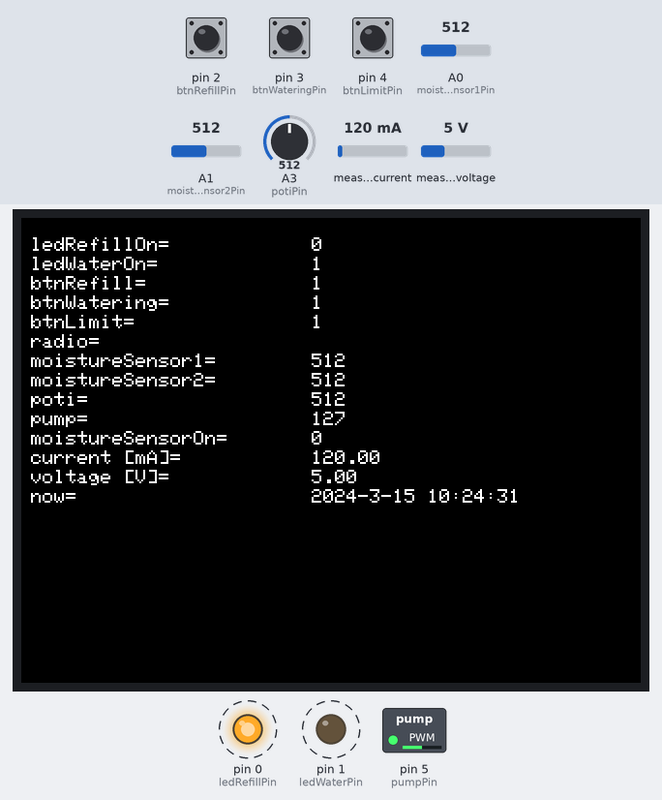
Bench run of a program on a simulated Arduino Uno, built with avr-gcc and run on an emulated ATmega328P. Shown: 320×240 colour display, switched loads named in the program (green lamp = pin HIGH), output pins drawn as LEDs (lit = HIGH). Dashed ring = blinking. Inputs (shaded band) come from the test bench; at power-on: A3 (potiPin) = 512, measured current 120 mA, A0 (moistureSensor1Pin) = 512, A1 (moistureSensor2Pin) = 512, pin 2 (btnRefillPin) HIGH, pin 3 (btnWateringPin) HIGH, pin 4 (btnLimitPin) HIGH, measured voltage 5 V. The local clock reads 2024-03-15 10:24:30 at power-on unless the program sets it; no radio packets arrive unless stated; pins used as bus, display or sensor lines are not drawn.

Above: at 1.4 s.
1.5 s: A3 (potiPin) set to 716
At 1.69 s:
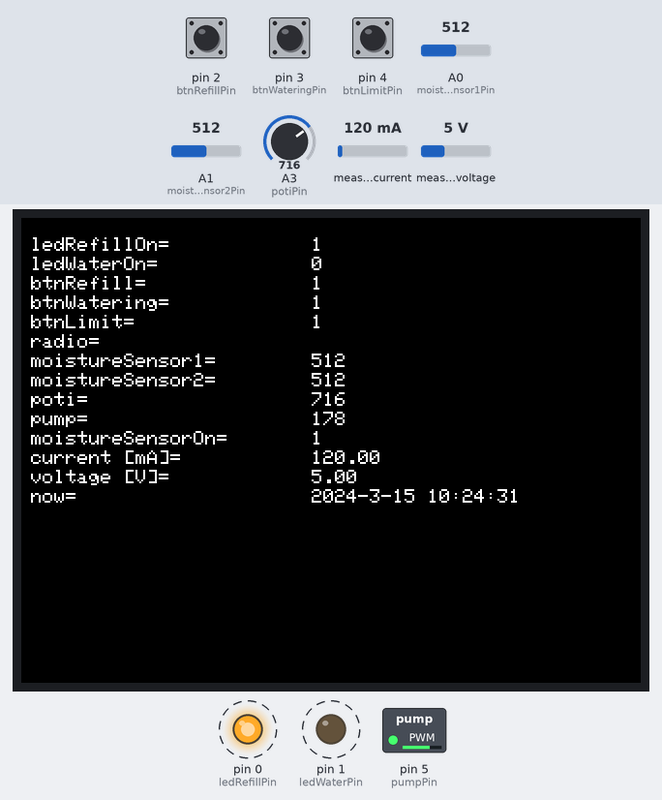
3.9 s: A3 (potiPin) set to 992
At 4.21 s:
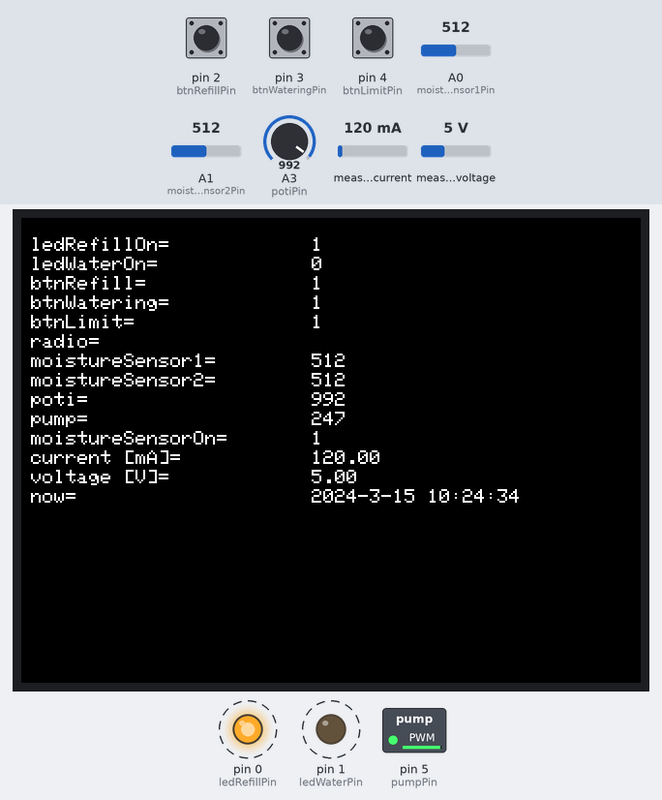
6.5 s: A3 (potiPin) set to 30
At 6.74 s:
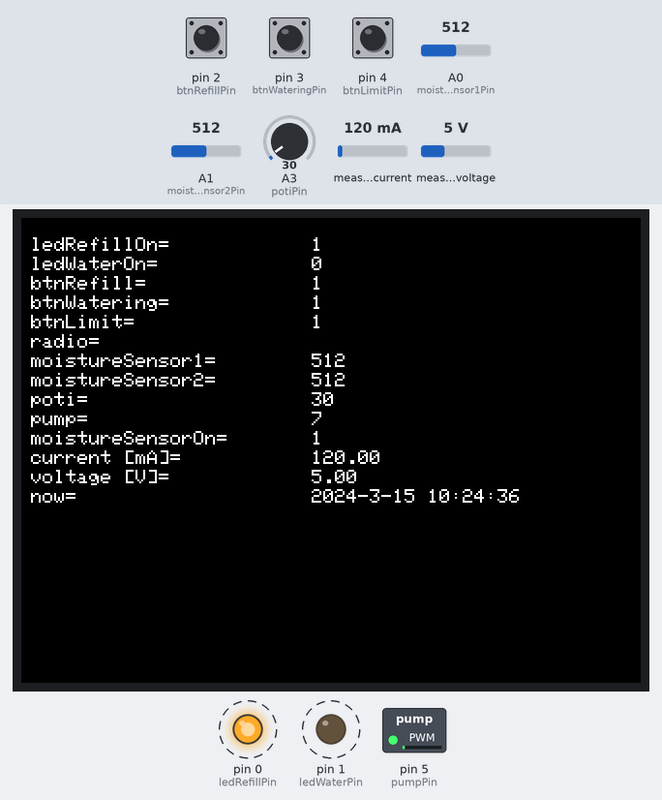
9.0 s: measured current set to 40 mA
At 9.56 s:
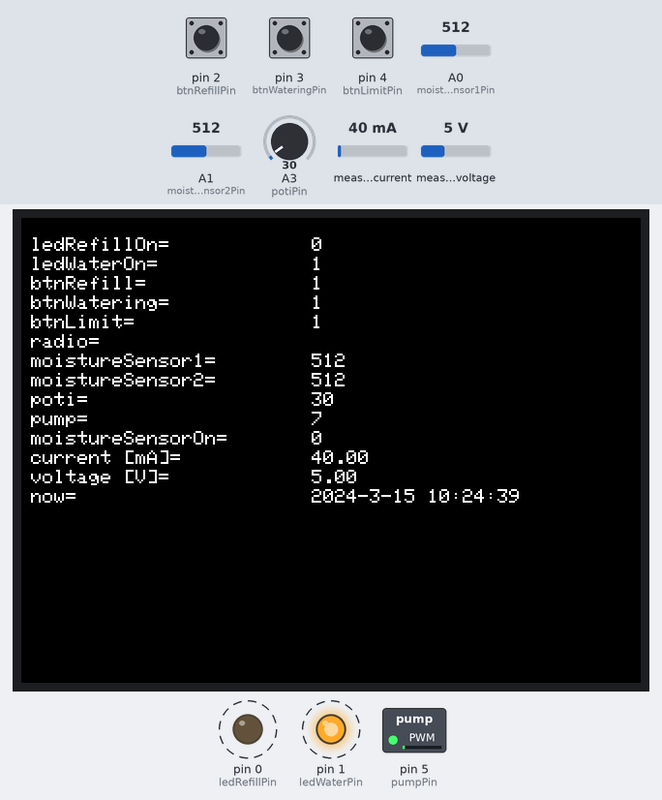
12.0 s: A0 (moistureSensor1Pin) set to 716
At 12.38 s:
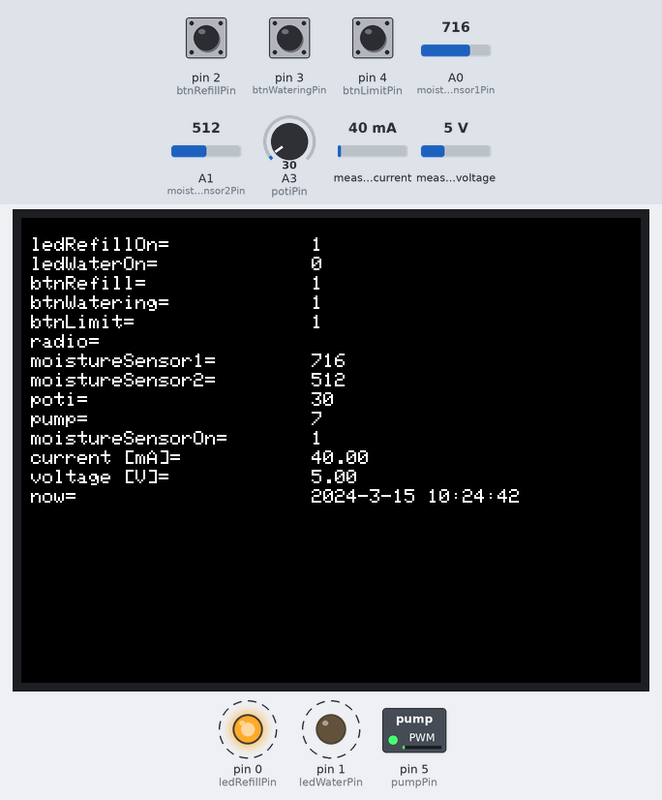
15.0 s: A1 (moistureSensor2Pin) set to 716
At 15.19 s:
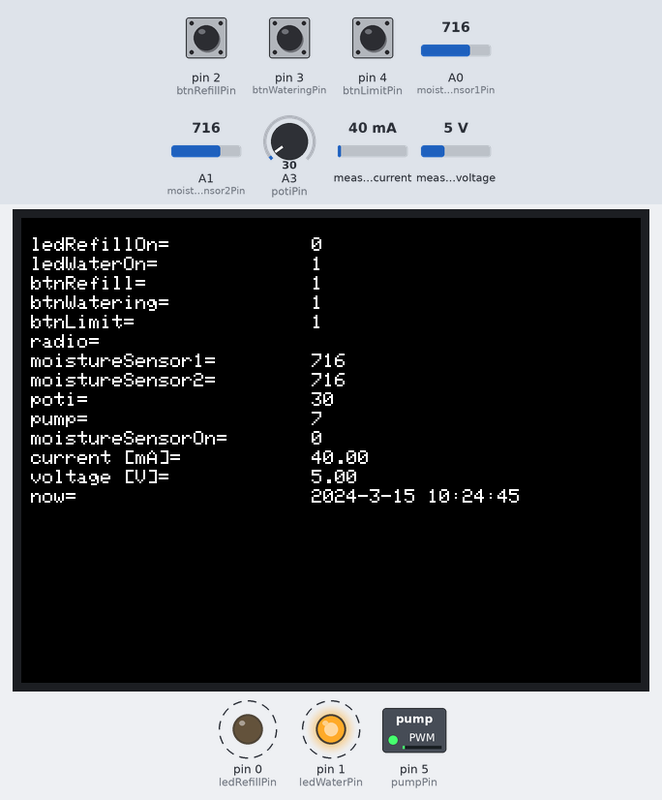
Timing chart, 0 to 17.5 s (numbered marks = the images above; inputs shaded):
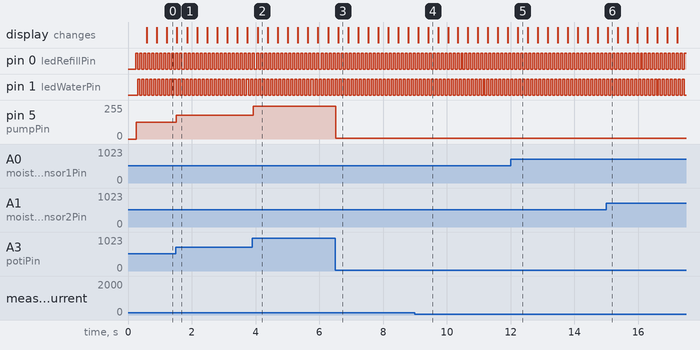

Measured:
- after the input at 1.5 s, pin 5 (pumpPin): 127/255 → 178/255 at once
- after the input at 3.9 s, pin 5 (pumpPin): 178/255 → 247/255 at once
- after the input at 6.5 s, pin 5 (pumpPin): 247/255 → 7/255 at once
- by itself, pin 0 (ledRefillPin), pin 1 (ledWaterPin): alternates HIGH for 0.06 s and LOW for 0.06 s

The program:

main.cpp
```cpp
#include <Arduino.h>
#include "SPI.h"
#include <nRF24L01.h>
#include <RF24.h>
#include "Adafruit_GFX.h"
#include "Adafruit_ILI9341.h"
#include <Wire.h>
#include <Adafruit_INA219.h>
#include "RTClib.h"

const int ledRefillPin = 0;
const int ledWaterPin = 1;
const int btnRefillPin = 2;
const int btnWateringPin = 3;
const int btnLimitPin = 4;
const int pumpPin = 5;
const int tftRstPin = 6;
const int tftCsPin = 7;
const int tftDcPin = 8;
const int nrf24CePin = 9;
const int nrf24CsnPin = 10;
const int mosiPin = 11;
const int misoPin = 12;
const int spiClkPin = 13;
const int moistureSensor1Pin = A0;
const int moistureSensor2Pin = A1;
const int moistureSensorPowerPin = A2;
const int potiPin = A3;

bool ledRefillOn = false;
bool ledWaterOn = true;
bool moistureSensorOn = false;
char uuid[50];

Adafruit_ILI9341 tft = Adafruit_ILI9341(tftCsPin, tftDcPin, tftRstPin);

RF24 radio(nrf24CePin, nrf24CsnPin);
const uint8_t receivingAddress[] = "switch";
const uint8_t sendingAddress[] = "wwitc";

Adafruit_INA219 ina219;

RTC_DS3231 ds3231;
DateTime datetime;

void setup()
{
  TCCR0B = TCCR0B & 0b11111000 | 0x02;

  pinMode(ledRefillPin, OUTPUT);
  pinMode(ledWaterPin, OUTPUT);
  pinMode(btnRefillPin, INPUT_PULLUP);
  pinMode(btnWateringPin, INPUT_PULLUP);
  pinMode(btnLimitPin, INPUT_PULLUP);
  pinMode(pumpPin, OUTPUT);
  pinMode(moistureSensor1Pin, INPUT);
  pinMode(moistureSensor2Pin, INPUT);
  pinMode(moistureSensorPowerPin, OUTPUT);
  pinMode(potiPin, INPUT);

  tft.begin();
  tft.setRotation(3);
  tft.setTextColor(ILI9341_WHITE);
  tft.setTextSize(1);
  tft.fillScreen(ILI9341_BLACK);

  radio.begin();
  radio.setRetries(15, 15);
  radio.setAutoAck(true);
  radio.openWritingPipe(sendingAddress);
  radio.openReadingPipe(1, receivingAddress);
  radio.startListening();

  ina219.begin();

  ds3231.begin();
}

void loop()
{
  tft.fillRect(150, 10, 40, 140, ILI9341_BLACK);
  tft.fillRect(150, 140, 120, 10, ILI9341_BLACK);

  ledRefillOn = !ledRefillOn;
  digitalWrite(ledRefillPin, ledRefillOn);
  tft.setCursor(5, 10);
  tft.print("ledRefillOn=");
  tft.setCursor(150, 10);
  tft.print(ledRefillOn);

  ledWaterOn = !ledWaterOn;
  digitalWrite(ledWaterPin, ledWaterOn);
  tft.setCursor(5, 20);
  tft.print("ledWaterOn=");
  tft.setCursor(150, 20);
  tft.print(ledWaterOn);

  tft.setCursor(5, 30);
  tft.print("btnRefill=");
  tft.setCursor(150, 30);
  tft.print(digitalRead(btnRefillPin));

  tft.setCursor(5, 40);
  tft.print("btnWatering=");
  tft.setCursor(150, 40);
  tft.print(digitalRead(btnWateringPin));

  tft.setCursor(5, 50);
  tft.print("btnLimit=");
  tft.setCursor(150, 50);
  tft.print(digitalRead(btnLimitPin));

  tft.setCursor(5, 60);
  tft.print("radio=");
  tft.setCursor(150, 60);
  if (radio.available())
  {
    radio.read(&uuid, 16 * 2 + 1);
    tft.print(uuid);
  }

  tft.setCursor(5, 70);
  tft.print("moistureSensor1=");
  tft.setCursor(150, 70);
  tft.print(analogRead(moistureSensor1Pin));

  tft.setCursor(5, 80);
  tft.print("moistureSensor2=");
  tft.setCursor(150, 80);
  tft.print(analogRead(moistureSensor2Pin));

  tft.setCursor(5, 90);
  tft.print("poti=");
  tft.setCursor(150, 90);
  int potiVal = analogRead(potiPin);
  tft.print(potiVal);

  tft.setCursor(5, 100);
  tft.print("pump=");
  int pumpVal = potiVal * 255.0 / 1024.0;
  tft.setCursor(150, 100);
  tft.print(pumpVal);
  analogWrite(pumpPin, pumpVal);

  moistureSensorOn = !moistureSensorOn;
  digitalWrite(moistureSensorPowerPin, moistureSensorOn);
  tft.setCursor(5, 110);
  tft.print("moistureSensorOn=");
  tft.setCursor(150, 110);
  tft.print(moistureSensorOn);

  tft.setCursor(5, 120);
  tft.print("current [mA]=");
  tft.setCursor(150, 120);
  tft.print(ina219.getCurrent_mA());

  tft.setCursor(5, 130);
  tft.print("voltage [V]=");
  tft.setCursor(150, 130);
  tft.print(ina219.getBusVoltage_V());

  tft.setCursor(5, 140);
  datetime = ds3231.now();
  tft.print("now=");
  tft.setCursor(150, 140);
  tft.print(datetime.year());
  tft.print("-");
  tft.print(datetime.month());
  tft.print("-");
  tft.print(datetime.day());
  tft.print(" ");
  tft.print(datetime.hour());
  tft.print(":");
  tft.print(datetime.minute());
  tft.print(":");
  tft.print(datetime.second());

  delay(200);
}
```
